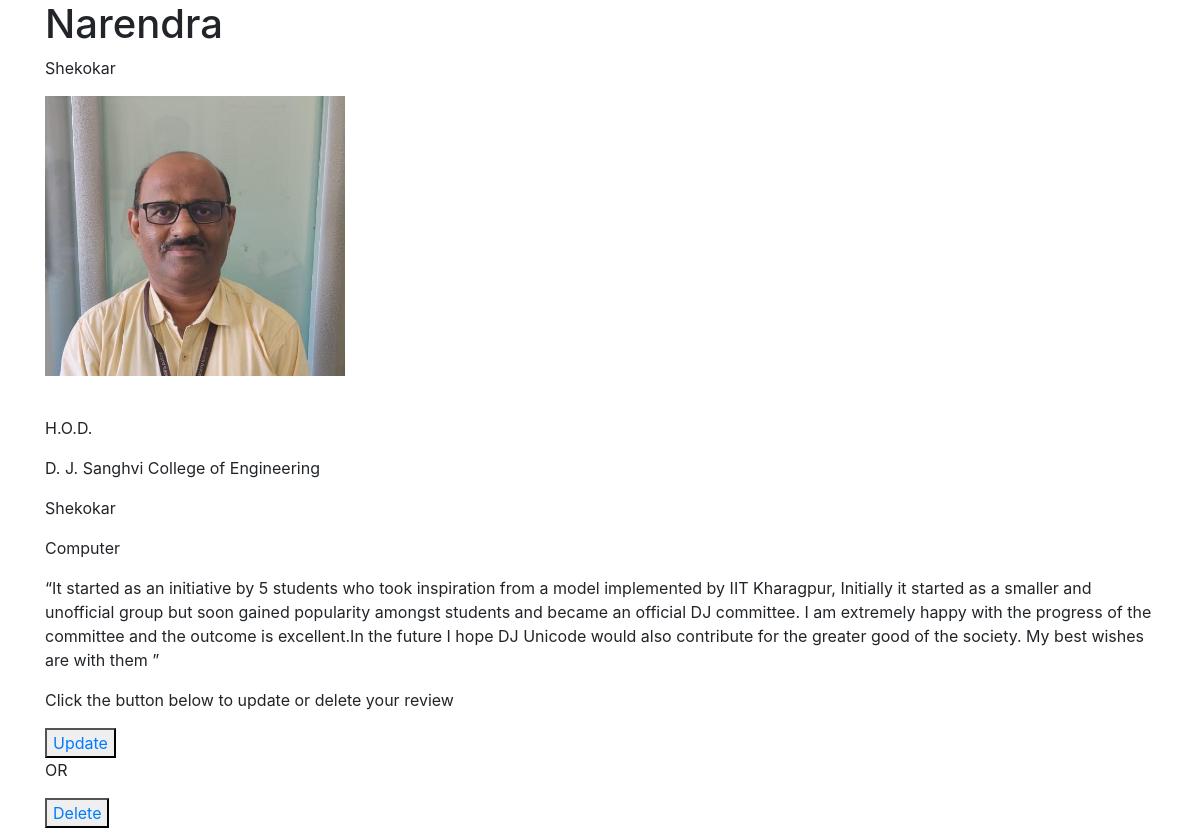
The page /postreview/1/ on the database as committed earlier.
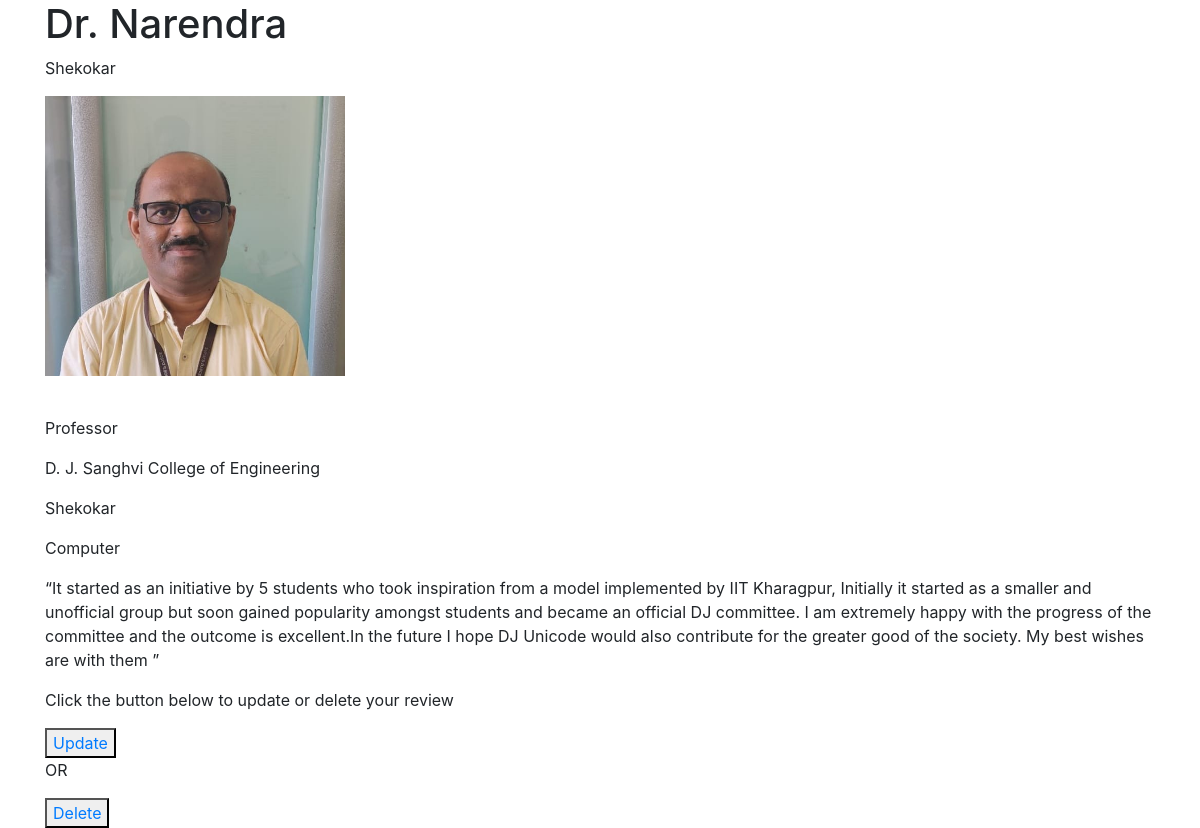
The same page on the database as committed later.
### postreview/models.py (models this page shows, shortened)
class Review(models.Model):
    first_name = models.CharField(max_length=255)
    last_name = models.CharField(max_length=255)
    photograph = models.ImageField(upload_to='postreview/%Y/%m/%d/', blank=True)
    designation = models.CharField(max_length=128)
    company = models.CharField(max_length=128)
    department = models.CharField(max_length=120)
    comments = models.TextField()

### postreview/views.py (the view)
# urls.py: path('<int:id>/', review_detail_view, name='product-detail'),
def review_detail_view(request, id):
    obj = get_object_or_404(Review, id=id)
    context = {
        "object": obj
    }
    return render(request, "postreview/review_detail.html", context)

### templates/postreview/review_detail.html
{% extends 'base.html' %}
{% block content %}
<h1>{{ object.first_name }}</h1>
<p>{{ object.last_name }}</p>
<p><img src="{{ object.photograph.url }}" width="300px" alt="broken" /></p> <br/>
<p>{{ object.designation }}</p>
<p>{{ object.company }}</p>
<p>{{ object.last_name }}</p>
<p>{{ object.department }}</p>
<p>{{ object.comments }}</p>
<p> Click the button below to update or delete your review</p>
  <button type="button" name="update"><a href=" {% url 'postreview:product-update' object.id %}"> Update</a></button>
    <p>OR</p>
  <button type="button" name="delete"><a href=" {% url 'postreview:product-delete' object.id %}"> Delete</a></button>
{% endblock %}

Rows that differ between the two databases and show on the page:
changed Review "Shekokar": first_name "Narendra" → "Dr. Narendra"; designation "H.O.D." → "Professor"
